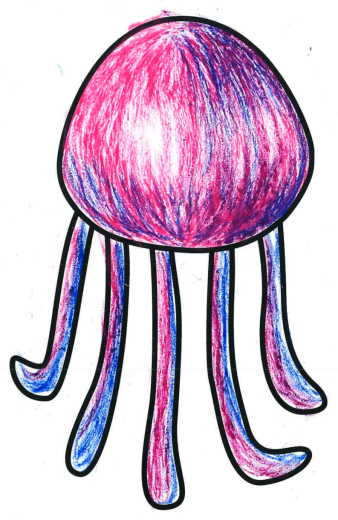
#> input picture demo/party/fish/20260607-212025-53b4e2.png, 338 x 520 px
$ python -i ingest.py   (imports and definitions only)
#> lines starting #> are read from the running program, lines starting #| are printed output that depends on the picture; after the words box and inside, x2 and y2 are one past the last pixel; in counts of white or black regions, pixels touching at a corner belong together
#!/usr/bin/env python3
"""
ingest.py -- v2 photo -> fish cutout + recognition, as a LIBRARY.

v1's ingest was a directory-watching daemon fed by an email poller (both
retired). v2 keeps only the proven computer-vision core (ported from
src/ingest.py) and exposes ONE function the upload endpoint calls directly:

    result = ingest_photo(image_bytes)

Pipeline: decode -> find the drawing's closed outline -> cut it out with a
transparent background -> recognize species (closed-set, recognize.py) ->
estimate scan orientation and bake an upright copy when needed -> write
<data>/fish/<id>.png (+ .json meta) and update labels.json.

The accept/review gate is recognize.py's: low confidence -> needs_review,
never a guess. The review tray (serve.py /review) resolves those.

Thread-safety: labels.json updates go through update_labels(), which
holds a process-wide lock and writes atomically (tmp + rename).
"""
import json
import os
import re
import sys
import threading
from datetime import datetime
from hashlib import md5

import cv2
import numpy as np

sys.path.insert(0, os.path.dirname(os.path.abspath(__file__)))
import matcher  # noqa: E402
from recognize import recognize, ACCEPT_THRESHOLD  # noqa: E402
from species import display_name  # noqa: E402

HERE = os.path.dirname(os.path.abspath(__file__))
REPO_ROOT = os.path.abspath(os.path.join(HERE, ".."))
# same data directory as tank/serve.py (FISH_DATA, default <repo>/data)
DATA_DIR = os.path.abspath(os.environ.get("FISH_DATA", os.path.join(REPO_ROOT, "data")))
QUEUE_DIR = os.path.join(DATA_DIR, "fish")
NORM_DIR = os.path.join(DATA_DIR, "normalized")
LABELS_JSON = os.path.join(DATA_DIR, "labels.json")
REF_DIR = os.path.join(HERE, "references")

# ---- cutout tunables (identical values to the proven v1 ingest) ----
MAX_DIM = 1500              # working size for contour detection
OUTPUT_MAX_DIM = 520        # texture long side (tankful must not OOM the TV)
MIN_FISH_AREA_RATIO = 0.04  # reject specks
MAX_FISH_AREA_RATIO = 0.92  # reject "the whole photo is one contour"

_labels_lock = threading.Lock()
_ref_models = None
_canon_masks = None
_ID_RE = re.compile(r"^[A-Za-z0-9_-]+$")


# [14 lines left out: functions _refs, _canon, not called in this run]


# --------------------------------------------------------------------------- #
# cutout (ported from v1 src/ingest.py -- the party-proven path)
# --------------------------------------------------------------------------- #
def _resize_max(img, max_dim):
    h, w = img.shape[:2]
    scale = max_dim / max(h, w)
    if scale < 1.0:
        return cv2.resize(img, (int(w * scale), int(h * scale)),
                          interpolation=cv2.INTER_AREA)
    return img


def _find_fish_contour(img_bgr):
    gray = cv2.cvtColor(img_bgr, cv2.COLOR_BGR2GRAY)
    blurred = cv2.GaussianBlur(gray, (5, 5), 0)
    bin_img = cv2.adaptiveThreshold(blurred, 255,
                                    cv2.ADAPTIVE_THRESH_GAUSSIAN_C,
                                    cv2.THRESH_BINARY_INV,
                                    blockSize=35, C=8)
    kernel = cv2.getStructuringElement(cv2.MORPH_ELLIPSE, (7, 7))
    bin_img = cv2.morphologyEx(bin_img, cv2.MORPH_CLOSE, kernel, iterations=2)
    contours, _ = cv2.findContours(bin_img, cv2.RETR_EXTERNAL,
                                   cv2.CHAIN_APPROX_SIMPLE)
    if not contours:
        return None
    H, W = img_bgr.shape[:2]
    img_area = float(H * W)

    def touches_border(c, margin=4):
        x, y, w, h = cv2.boundingRect(c)
        return (x <= margin or y <= margin
                or (x + w) >= W - margin or (y + h) >= H - margin)

    candidates = []
    for c in contours:
        ratio = float(cv2.contourArea(c)) / img_area
        if ratio < MIN_FISH_AREA_RATIO or ratio > MAX_FISH_AREA_RATIO:
            continue
        if touches_border(c):
            continue
        candidates.append((cv2.contourArea(c), c))
    if not candidates:
        return None
    candidates.sort(key=lambda t: t[0], reverse=True)
    return candidates[0][1]


def _extract_fish_rgba(img_bgr, contour):
    H, W = img_bgr.shape[:2]
    mask = np.zeros((H, W), dtype=np.uint8)
    cv2.drawContours(mask, [contour], -1, 255, thickness=cv2.FILLED)
    mask = cv2.GaussianBlur(mask, (3, 3), 0)
    bgra = cv2.cvtColor(img_bgr, cv2.COLOR_BGR2BGRA)
    bgra[..., 3] = mask
    x, y, w, h = cv2.boundingRect(contour)
    pad = max(6, int(0.02 * max(w, h)))
    x0, y0 = max(0, x - pad), max(0, y - pad)
    x1, y1 = min(W, x + w + pad), min(H, y + h + pad)
    return bgra[y0:y1, x0:x1]


def cutout_from_photo(img_bgr):
    """Photo of a colored sheet -> RGBA cutout of the drawing, or None."""
    img = _resize_max(img_bgr, MAX_DIM)
    contour = _find_fish_contour(img)
    if contour is None:
        return None
    fish = _extract_fish_rgba(img, contour)
    return _resize_max(fish, OUTPUT_MAX_DIM)


# --------------------------------------------------------------------------- #
# labels store (shared with run_batch's output)
# --------------------------------------------------------------------------- #
# [21 lines left out: functions load_labels, update_labels, not called in this run]


# Optional guest-given name for a fish ("Léa", "Papa"…). Untrusted free text:
# trimmed, whitespace-collapsed and length-capped here; STORED as a plain string
# and escaped at every render site (never injected as HTML).
NAME_MAX = 40


# [103 lines left out: functions clean_name, set_fish_name, ingest_photo, not called in this run]


# --------------------------------------------------------------------------- #
# the OTHER entry point: a fish painted in-app (no paper, no camera, no CV)
# --------------------------------------------------------------------------- #
LINEART_DIR = os.path.join(REPO_ROOT, "tank", "static", "lineart")
_silhouettes = {}
_silhouette_lock = threading.Lock()


# [157 lines left out: functions _silhouette_mask, ingest_drawing, review_decide, not called in this run]

>>> import cv2
>>> picture = cv2.imread('../demo/party/fish/20260607-212025-53b4e2.png')
#> picture is the input picture: shape (520, 338, 3); mean B, G, R 207.3, 183.9, 208.3
>>> result = cutout_from_photo(picture)
#> in _find_fish_contour, `gray = cv2.cvtColor(img_bgr, cv2.COLOR_BGR2GRAY)`:
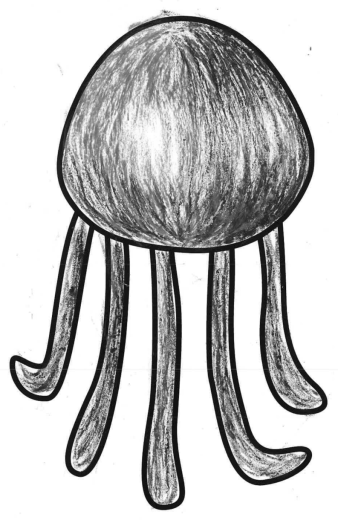
#> gray: shape (520, 338); min 13, max 255, mean 193.9
#> in _find_fish_contour, `blurred = cv2.GaussianBlur(gray, (5, 5), 0)`:
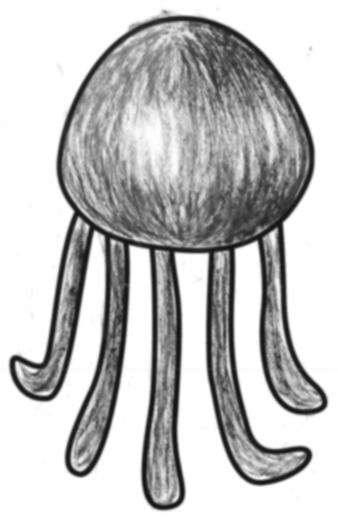
#> blurred: shape (520, 338); min 17, max 255, mean 193.9
#> in _find_fish_contour, `bin_img = cv2.adaptiveThreshold(blurred, 255, cv2.ADAPTIVE_THRESH_GAUS..`:
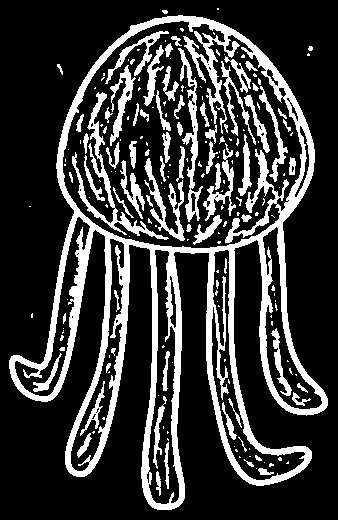
#> bin_img: shape (520, 338); 22.1% white; 196 white regions (121 under 20 px), largest, box (x1, y1, x2, y2) and area: (9, 15, 328, 510) 24612, (72, 92, 169, 240) 1553, (178, 48, 203, 222) 1113
#> in _find_fish_contour, `bin_img = cv2.morphologyEx(bin_img, cv2.MORPH_CLOSE, kernel, iteration..`:
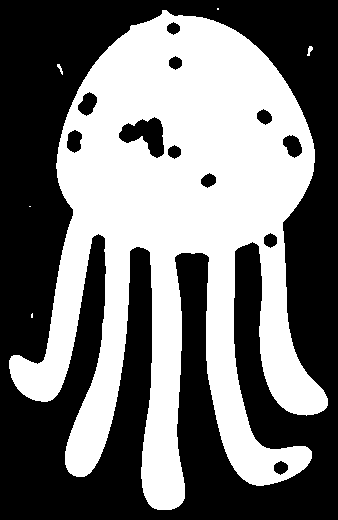
#> bin_img: shape (520, 338); 45.4% white; 6 white regions (3 under 20 px)
#> in _find_fish_contour, `contours, _ = cv2.findContours(bin_img, cv2.RETR_EXTERNAL, cv2.CHAIN_A..`: contours = 6 contours, 4 with area under 20; largest, box (x1, y1, x2, y2) and area: (9, 10, 328, 510) 81089, (307, 46, 313, 56) 22
#> the loop in _find_fish_contour, `for c in contours:` made 6 passes
#> (c, ratio) on passes 1, 2, 6: ([[32, 313], [31, 314], [31, 317], [32, 317]], 1.99e-05), ([[29, 206], [30, 206]], 0), ([[217, 8], [217, 9], [218, 9], [218, 8]], 5.69e-06)
#> ratio on passes 3 to 4: 9.1e-05, 0.000125
#> after the loop in _find_fish_contour, `for c in contours:`: candidates = 1 item
#> in cutout_from_photo, `contour = _find_fish_contour(img)`: contour = contour of 1084 points, box (x1, y1, x2, y2) (9, 10, 328, 510), area 81089
#> in _extract_fish_rgba, `cv2.drawContours(mask, [contour], -1, 255, thickness=cv2.FILLED)`:
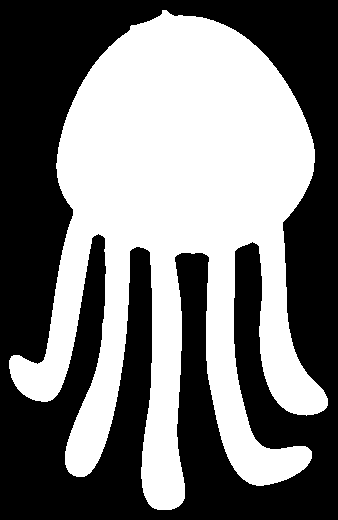
#> mask: shape (520, 338); 47% white; 1 white region, box (x1, y1, x2, y2) and area: (9, 10, 328, 510) 82559
#> in _extract_fish_rgba, `mask = cv2.GaussianBlur(mask, (3, 3), 0)`:
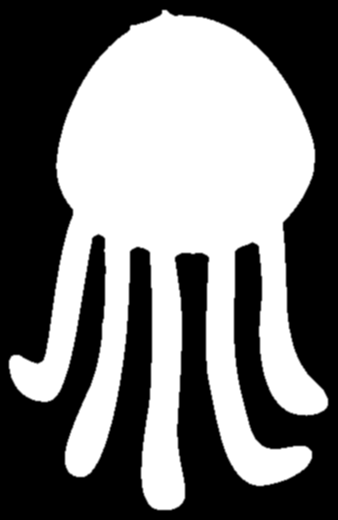
#> mask: shape (520, 338); min 0, max 255, mean 119.8
#> in _extract_fish_rgba, `x, y, w, h = cv2.boundingRect(contour)`: x = 9; y = 10; w = 319; h = 500
#> in _extract_fish_rgba, `pad = max(6, int(0.02 * max(w, h)))`: pad = 10
#> in _extract_fish_rgba, `x0, y0 = max(0, x - pad), max(0, y - pad)`: x0 = 0
#> in _extract_fish_rgba, `x1, y1 = min(W, x + w + pad), min(H, y + h + pad)`: x1 = 338; y1 = 520

$ run again, on demo/party/fish/20260607-212031-802f1d.png
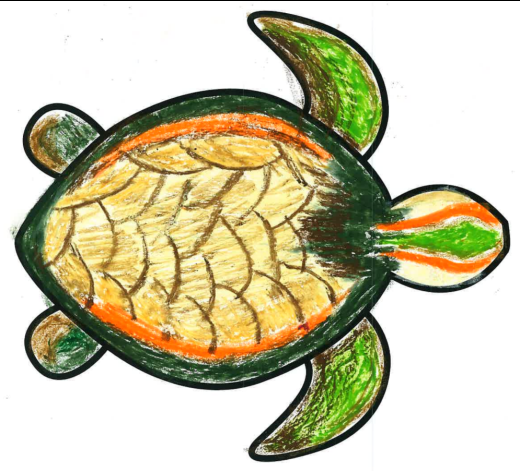
#> input picture demo/party/fish/20260607-212031-802f1d.png, 520 x 471 px
#> picture is the input picture: shape (471, 520, 3); mean B, G, R 166.6, 197.7, 202.1
#> in _find_fish_contour, `bin_img = cv2.adaptiveThreshold(blurred, 255, cv2.ADAPTIVE_THRESH_GAUS..`:
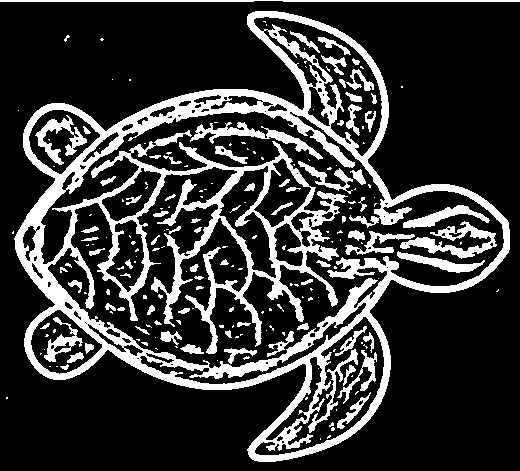
#> bin_img: shape (471, 520); 21.5% white; 208 white regions (130 under 20 px), largest, box (x1, y1, x2, y2) and area: (14, 11, 510, 462) 38844, (400, 221, 497, 259) 1242, (190, 122, 323, 160) 1085
#> in _find_fish_contour, `bin_img = cv2.morphologyEx(bin_img, cv2.MORPH_CLOSE, kernel, iteration..`:
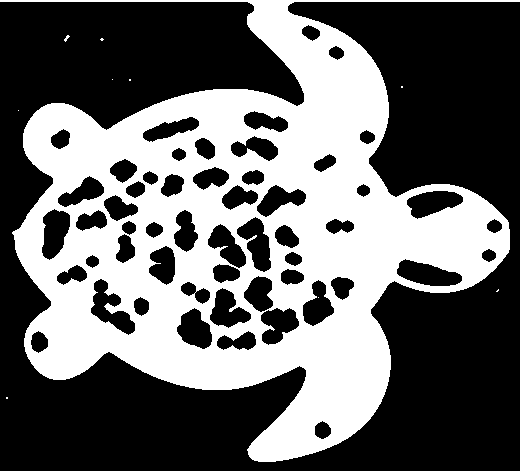
#> bin_img: shape (471, 520); 40.6% white; 10 white regions (9 under 20 px)
#> contours = 9 contours, 8 with area under 20; largest, box (x1, y1, x2, y2) and area: (0, 0, 520, 462) 122852
#> the loop in _find_fish_contour, `for c in contours:` made 9 passes
#> (c, ratio) on passes 1 to 6: ([[6, 397], [6, 398], [7, 398], [7, 397]], 4.08e-06), ([[498, 289], [496, 291], [497, 291], [498, 290]], 6.12e-06), ([[18, 110]], 0), ([[401, 86], [401, 87], [402, 87], [402, 86]], 4.08e-06), ([[129, 79], [129, 80], [130, 80], [130, 79]], 4.08e-06), ([[112, 79]], 0)
#> after the loop in _find_fish_contour, `for c in contours:`: candidates = []

$ run again, on demo/party/fish/20260607-212034-6cce43.png
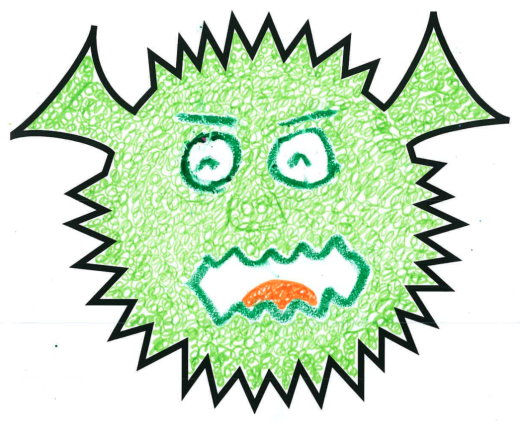
#> input picture demo/party/fish/20260607-212034-6cce43.png, 520 x 424 px
#> picture is the input picture: shape (424, 520, 3); mean B, G, R 197.6, 225.9, 203.1
#> in _find_fish_contour, `bin_img = cv2.adaptiveThreshold(blurred, 255, cv2.ADAPTIVE_THRESH_GAUS..`:
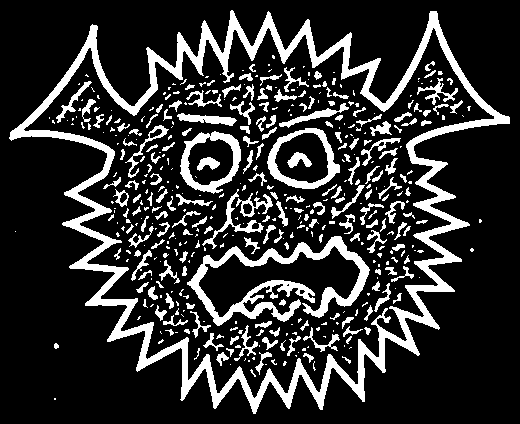
#> bin_img: shape (424, 520); 18.8% white; 444 white regions (248 under 20 px), largest, box (x1, y1, x2, y2) and area: (9, 10, 510, 414) 19701, (187, 236, 370, 326) 4259, (180, 131, 241, 194) 1252
#> contours = 6 contours, 5 with area under 20; largest, box (x1, y1, x2, y2) and area: (9, 10, 510, 414) 116416
#> the loop in _find_fish_contour, `for c in contours:` made 6 passes
#> ratio on passes 2, 3, 5: 7.03e-05, 3.17e-05, 2.72e-05
#> after the loop in _find_fish_contour, `for c in contours:`: candidates = 1 item
#> contour = contour of 1337 points, box (x1, y1, x2, y2) (9, 10, 510, 414), area 116416
#> in _extract_fish_rgba, `cv2.drawContours(mask, [contour], -1, 255, thickness=cv2.FILLED)`:
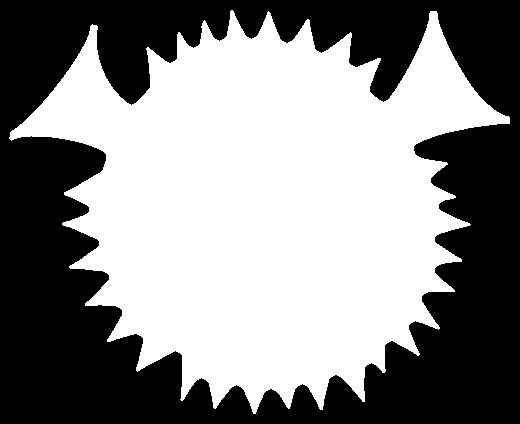
#> mask: shape (424, 520); 53.3% white; 1 black region, box (x1, y1, x2, y2) and area: (0, 0, 520, 424) 102854
#> in _extract_fish_rgba, `x, y, w, h = cv2.boundingRect(contour)`: x = 9; y = 10; w = 501; h = 404
#> pad = 10
#> x0 = 0
#> x1 = 520; y1 = 424
